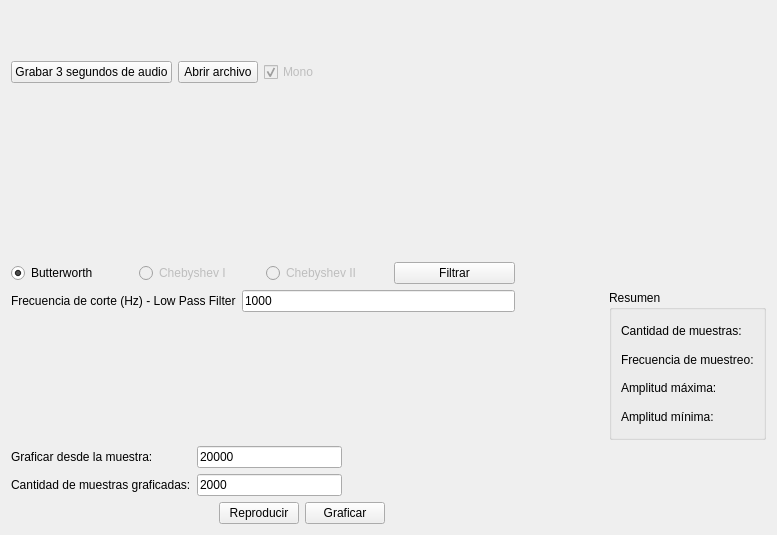
<?xml version="1.0" encoding="UTF-8"?>
<ui version="4.0">
 <class>Widget</class>
 <widget class="QWidget" name="Widget">
  <property name="geometry">
   <rect>
    <x>0</x>
    <y>0</y>
    <width>777</width>
    <height>535</height>
   </rect>
  </property>
  <property name="windowTitle">
   <string>Widget</string>
  </property>
  <layout class="QGridLayout" name="gridLayout_2">
   <item row="0" column="8">
    <spacer name="verticalSpacer_2">
     <property name="orientation">
      <enum>Qt::Vertical</enum>
     </property>
     <property name="sizeHint" stdset="0">
      <size>
       <width>20</width>
       <height>40</height>
      </size>
     </property>
    </spacer>
   </item>
   <item row="5" column="7">
    <spacer name="horizontalSpacer">
     <property name="orientation">
      <enum>Qt::Horizontal</enum>
     </property>
     <property name="sizeHint" stdset="0">
      <size>
       <width>40</width>
       <height>20</height>
      </size>
     </property>
    </spacer>
   </item>
   <item row="3" column="0" colspan="5">
    <layout class="QHBoxLayout" name="horizontalLayout_5">
     <item>
      <layout class="QVBoxLayout" name="verticalLayout_3">
       <item>
        <widget class="QLabel" name="lDesdeLaMuestra_2">
         <property name="text">
          <string>Frecuencia de corte (Hz) - Low Pass Filter</string>
         </property>
        </widget>
       </item>
      </layout>
     </item>
     <item>
      <layout class="QVBoxLayout" name="verticalLayout_4">
       <item>
        <widget class="QLineEdit" name="leLowPassCorte">
         <property name="text">
          <string>1000</string>
         </property>
        </widget>
       </item>
      </layout>
     </item>
    </layout>
   </item>
   <item row="1" column="0">
    <spacer name="verticalSpacer_3">
     <property name="orientation">
      <enum>Qt::Vertical</enum>
     </property>
     <property name="sizeHint" stdset="0">
      <size>
       <width>20</width>
       <height>40</height>
      </size>
     </property>
    </spacer>
   </item>
   <item row="2" column="0" colspan="5">
    <layout class="QHBoxLayout" name="horizontalLayout_4">
     <item>
      <widget class="QRadioButton" name="rbButter">
       <property name="text">
        <string>Butterworth</string>
       </property>
       <property name="checked">
        <bool>true</bool>
       </property>
      </widget>
     </item>
     <item>
      <widget class="QRadioButton" name="rbCheby1">
       <property name="enabled">
        <bool>false</bool>
       </property>
       <property name="text">
        <string>Chebyshev I</string>
       </property>
      </widget>
     </item>
     <item>
      <widget class="QRadioButton" name="rbCheby2">
       <property name="enabled">
        <bool>false</bool>
       </property>
       <property name="text">
        <string>Chebyshev II</string>
       </property>
      </widget>
     </item>
     <item>
      <widget class="QPushButton" name="pbFiltrar">
       <property name="enabled">
        <bool>true</bool>
       </property>
       <property name="text">
        <string>Filtrar</string>
       </property>
      </widget>
     </item>
    </layout>
   </item>
   <item row="5" column="0" colspan="3">
    <layout class="QHBoxLayout" name="horizontalLayout_2">
     <item>
      <layout class="QVBoxLayout" name="verticalLayout_2">
       <item>
        <widget class="QLabel" name="lDesdeLaMuestra">
         <property name="text">
          <string>Graficar desde la muestra:</string>
         </property>
        </widget>
       </item>
       <item>
        <widget class="QLabel" name="lCantMuestrasGraficadas">
         <property name="text">
          <string>Cantidad de muestras graficadas:</string>
         </property>
        </widget>
       </item>
      </layout>
     </item>
     <item>
      <layout class="QVBoxLayout" name="verticalLayout">
       <item>
        <widget class="QLineEdit" name="leDesdeLaMuestra">
         <property name="text">
          <string>20000</string>
         </property>
        </widget>
       </item>
       <item>
        <widget class="QLineEdit" name="leCantMuestrasGraficadas">
         <property name="text">
          <string>2000</string>
         </property>
        </widget>
       </item>
      </layout>
     </item>
    </layout>
   </item>
   <item row="5" column="5">
    <spacer name="horizontalSpacer_3">
     <property name="orientation">
      <enum>Qt::Horizontal</enum>
     </property>
     <property name="sizeHint" stdset="0">
      <size>
       <width>40</width>
       <height>20</height>
      </size>
     </property>
    </spacer>
   </item>
   <item row="6" column="2" colspan="2">
    <widget class="QPushButton" name="pbGraficar">
     <property name="text">
      <string>Graficar</string>
     </property>
    </widget>
   </item>
   <item row="0" column="0" colspan="3">
    <layout class="QHBoxLayout" name="horizontalLayout">
     <item>
      <widget class="QPushButton" name="pbGrabar">
       <property name="text">
        <string>Grabar 3 segundos de audio</string>
       </property>
      </widget>
     </item>
     <item>
      <widget class="QPushButton" name="pbAbrir">
       <property name="text">
        <string>Abrir archivo</string>
       </property>
      </widget>
     </item>
     <item>
      <widget class="QCheckBox" name="checkMono">
       <property name="enabled">
        <bool>false</bool>
       </property>
       <property name="text">
        <string>Mono</string>
       </property>
       <property name="checked">
        <bool>true</bool>
       </property>
      </widget>
     </item>
    </layout>
   </item>
   <item row="5" column="6">
    <spacer name="horizontalSpacer_2">
     <property name="orientation">
      <enum>Qt::Horizontal</enum>
     </property>
     <property name="sizeHint" stdset="0">
      <size>
       <width>40</width>
       <height>20</height>
      </size>
     </property>
    </spacer>
   </item>
   <item row="6" column="0">
    <spacer name="horizontalSpacer_5">
     <property name="orientation">
      <enum>Qt::Horizontal</enum>
     </property>
     <property name="sizeHint" stdset="0">
      <size>
       <width>40</width>
       <height>20</height>
      </size>
     </property>
    </spacer>
   </item>
   <item row="3" column="7" rowspan="2" colspan="2">
    <widget class="QGroupBox" name="gbResumen">
     <property name="title">
      <string>Resumen</string>
     </property>
     <layout class="QGridLayout" name="gridLayout">
      <item row="2" column="0">
       <widget class="QLabel" name="lAmplMaxima">
        <property name="text">
         <string>Amplitud máxima:</string>
        </property>
       </widget>
      </item>
      <item row="0" column="0">
       <widget class="QLabel" name="lCantMuestras">
        <property name="text">
         <string>Cantidad de muestras:</string>
        </property>
       </widget>
      </item>
      <item row="1" column="0">
       <widget class="QLabel" name="lFrecMuestreo">
        <property name="text">
         <string>Frecuencia de muestreo:</string>
        </property>
       </widget>
      </item>
      <item row="3" column="0">
       <widget class="QLabel" name="lAmplMinima">
        <property name="text">
         <string>Amplitud mínima:</string>
        </property>
       </widget>
      </item>
     </layout>
    </widget>
   </item>
   <item row="4" column="3">
    <spacer name="verticalSpacer">
     <property name="orientation">
      <enum>Qt::Vertical</enum>
     </property>
     <property name="sizeHint" stdset="0">
      <size>
       <width>20</width>
       <height>40</height>
      </size>
     </property>
    </spacer>
   </item>
   <item row="6" column="1">
    <widget class="QPushButton" name="pbReproducir">
     <property name="text">
      <string>Reproducir</string>
     </property>
    </widget>
   </item>
   <item row="5" column="4">
    <spacer name="horizontalSpacer_4">
     <property name="orientation">
      <enum>Qt::Horizontal</enum>
     </property>
     <property name="sizeHint" stdset="0">
      <size>
       <width>40</width>
       <height>20</height>
      </size>
     </property>
    </spacer>
   </item>
  </layout>
 </widget>
 <resources/>
 <connections/>
</ui>
